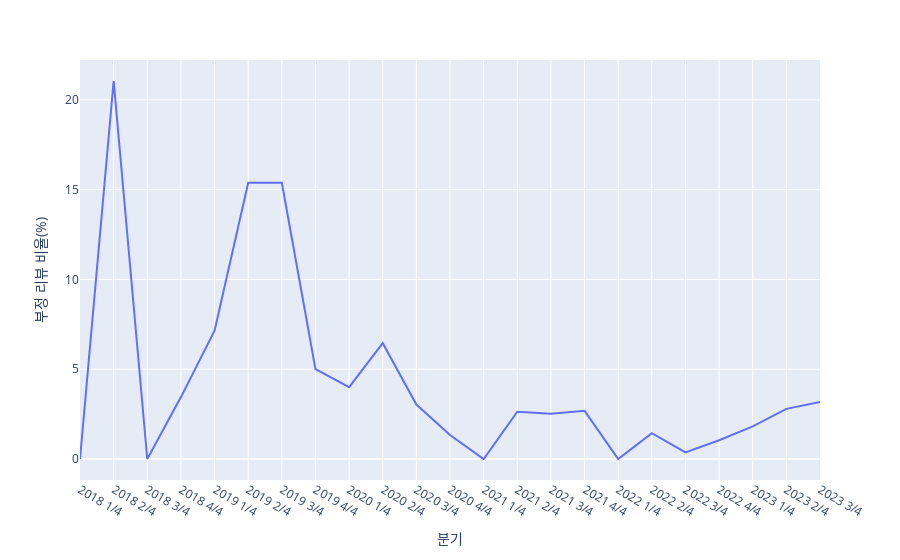

The notebook cell saved with this chart:
### Code cell
import plotly.express as px
px.line(dffqe2, x = 'quarter', y = 'ratio',
       labels={'quarter':'분기', 'ratio':'부정 리뷰 비율(%)'})

### Figure 1 — Plotly figure (JSON) as saved in the notebook; plotly's stock layout.template omitted (floating-point values rounded to 4 significant figures)
{"data": [{"hovertemplate": "분기=%{x}<br>부정 리뷰 비율(%)=%{y}<extra></extra>", "legendgroup": "", "line": {"color": "#636efa", "dash": "solid"}, "marker": {"symbol": "circle"}, "mode": "lines", "name": "", "orientation": "v", "showlegend": false, "type": "scatter", "x": ["2018 1/4", "2018 2/4", "2018 3/4", "2018 4/4", "2019 1/4", "2019 2/4", "2019 3/4", "2019 4/4", "2020 1/4", "2020 2/4", "2020 3/4", "2020 4/4", "2021 1/4", "2021 2/4", "2021 3/4", "2021 4/4", "2022 1/4", "2022 2/4", "2022 3/4", "2022 4/4", "2023 1/4", "2023 2/4", "2023 3/4"], "xaxis": "x", "y": [0, 21.05, 0, 3.448, 7.143, 15.38, 15.38, 5, 4, 6.452, 3.03, 1.333, 0, 2.632, 2.525, 2.68, 0, 1.439, 0.3663, 1.046, 1.818, 2.791, 3.175], "yaxis": "y"}], "layout": {"legend": {"tracegroupgap": 0}, "margin": {"t": 60}, "xaxis": {"anchor": "y", "domain": [0, 1], "title": {"text": "분기"}}, "yaxis": {"anchor": "x", "domain": [0, 1], "title": {"text": "부정 리뷰 비율(%)"}}}}
